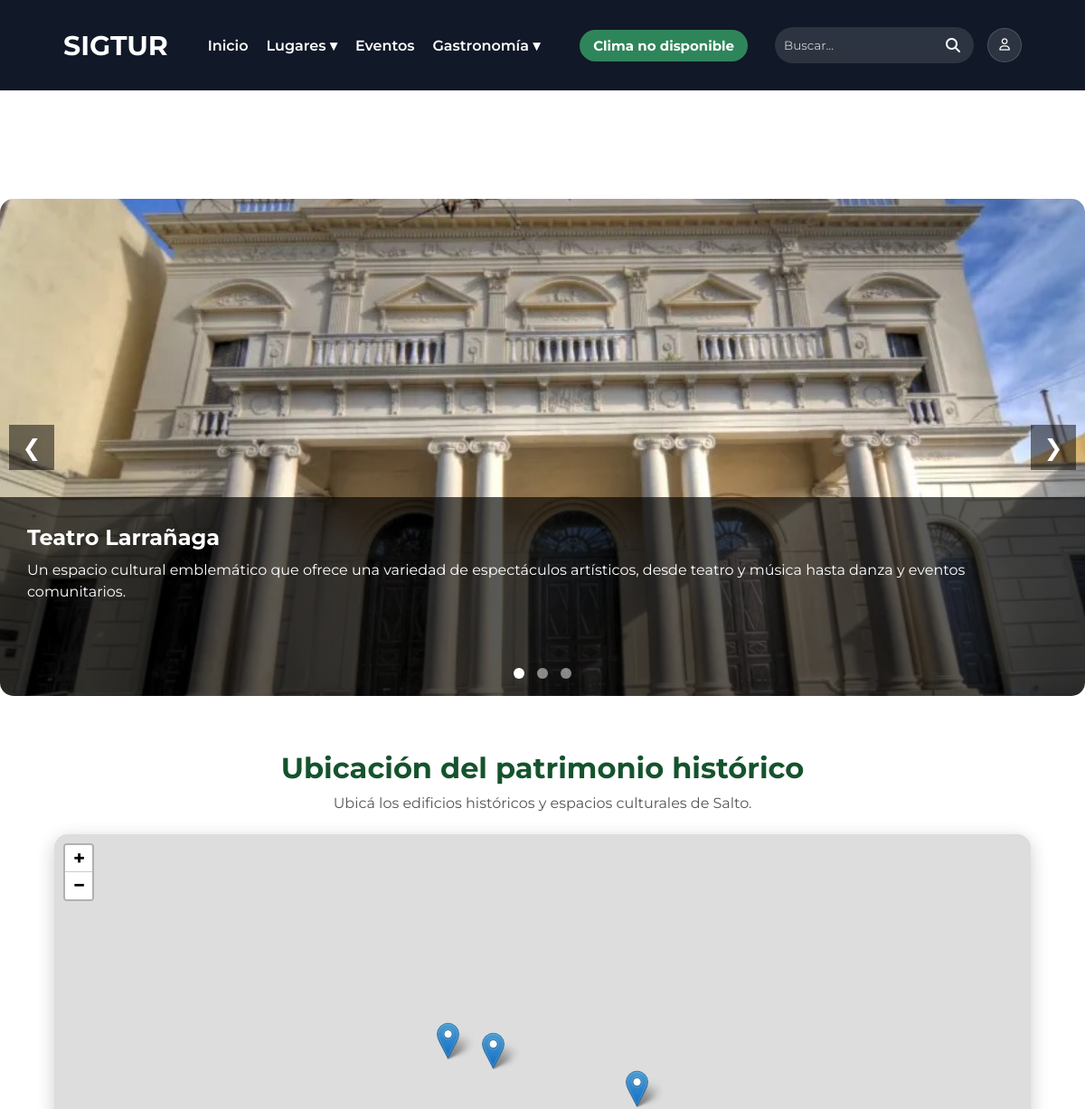
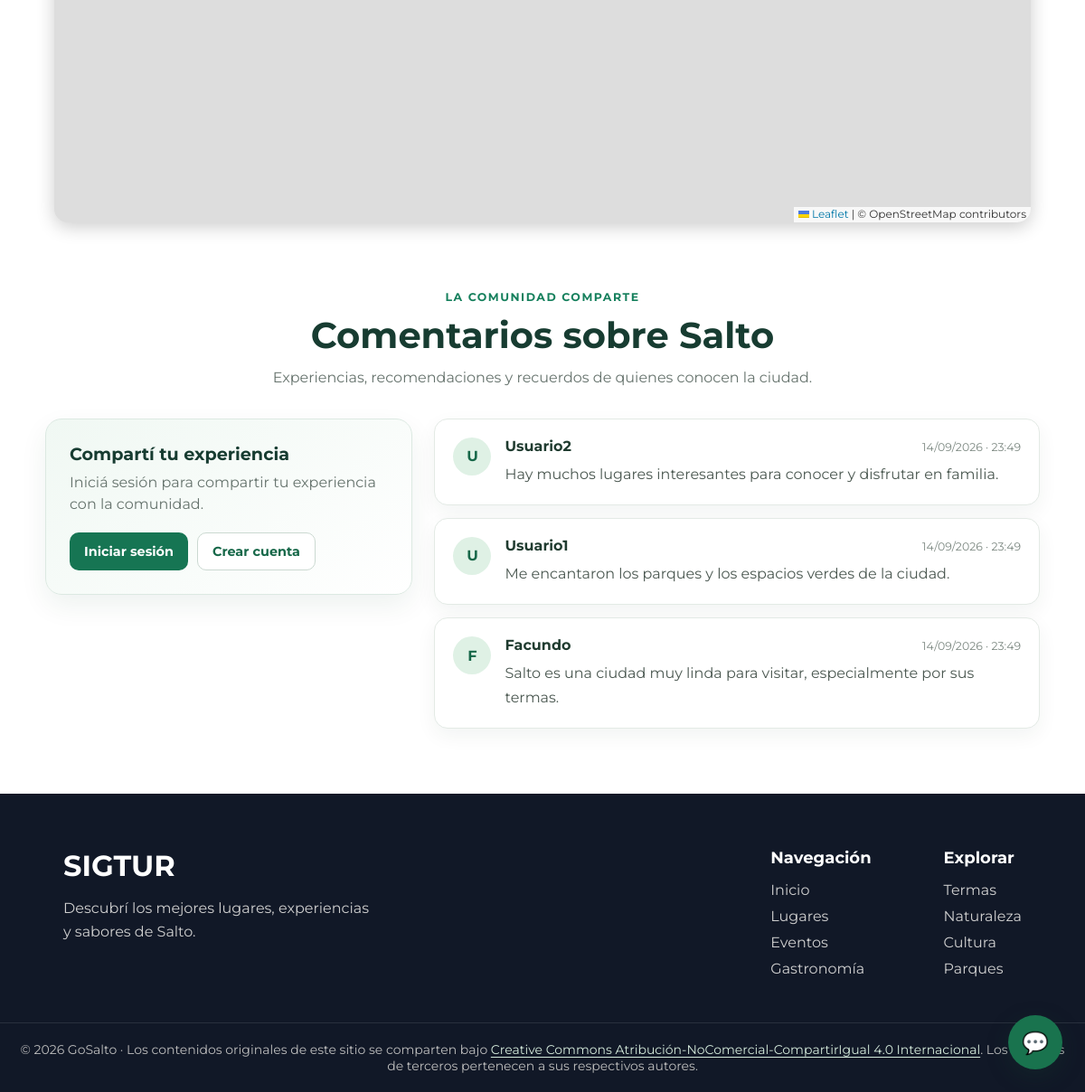
The app's page /pages/lugares/patrimonio.php with its own data (2 pictures, top to bottom).
### tables this page shows
CREATE TABLE `lugar` (
  `ID_LUGAR` int(11) NOT NULL,
  `NOMBRE` varchar(150) NOT NULL,
  `DESCRIPCION` text DEFAULT NULL,
  `DIRECCION` varchar(200) NOT NULL,
  `IMAGEN` varchar(255) DEFAULT NULL,
  `LATITUD` decimal(10,7) DEFAULT NULL,
  `LONGITUD` decimal(10,7) DEFAULT NULL
);

CREATE TABLE `comentario` (
  `ID_COMENTARIO` int(11) NOT NULL,
  `ID_USUARIO` int(11) NOT NULL,
  `COMENTARIO` text NOT NULL,
  `FECHA` datetime DEFAULT current_timestamp()
);

CREATE TABLE `usuario` (
  `ID_USUARIO` int(11) NOT NULL,
  `ID_ROL` int(11) NOT NULL,
  `NOMBRE` varchar(100) NOT NULL,
  `CONTRASENA` varchar(255) NOT NULL,
  `CORREO` varchar(150) NOT NULL
);

### config/config.php (called while the page is built, shortened)
<?php
function url($ruta)
{
    return BASE_URL . $ruta;
}
?>

### pages/lugares/patrimonio.php (the view, shortened to what this page needs)
<?php
require_once("../../conexion.php");
$sql = "SELECT
            LUGAR.ID_LUGAR,
            LUGAR.NOMBRE,
            LUGAR.DESCRIPCION,
            LUGAR.DIRECCION,
            LUGAR.IMAGEN
        FROM LUGAR
        INNER JOIN LUGAR_CATEGORIA
            ON LUGAR.ID_LUGAR = LUGAR_CATEGORIA.ID_LUGAR
        WHERE LUGAR_CATEGORIA.ID_CATEGORIA = 3";
$resultado = $conexion->query($sql);
?>
<!DOCTYPE html>
<html lang="es">
<head>
    <link rel="stylesheet" href="<?php echo '../../assets/css/var.css'; ?>">
    <link rel="stylesheet" href="<?php echo '../../assets/css/styles.css'; ?>">
    <link rel="stylesheet" href="<?php echo '../../assets/css/componentes.css'; ?>">
    <link rel="stylesheet" href="<?php echo '../../assets/css/style-secciones.css'; ?>">
    <link rel="stylesheet" href="<?php echo '../../assets/css/slider.css'; ?>">
    <link rel="stylesheet" href="<?php echo '../../assets/css/comments.css?v=3'; ?>">
    <link rel="stylesheet" href="https://cdnjs.cloudflare.com/ajax/libs/font-awesome/6.7.2/css/all.min.css">
    <?php include("../../includes/mapa-head.php"); ?>
</head>
<body>
<main class="main-content pagina-interna">
<?php include("../../includes/navbar.php"); ?>
<section class="slider-container">
    <button class="slider-btn prev">❮</button>
    <?php $primero = true; ?>
    <?php while ($patrimonio = $resultado->fetch_assoc()) { ?>
        <div class="slide <?php echo $primero ? 'active' : ''; ?>">
            <img
                src="../../<?php echo $patrimonio['IMAGEN']; ?>"
                alt="<?php echo $patrimonio['NOMBRE']; ?>"
            >
            <div class="slide-info">
                <h2>
                    <?php echo $patrimonio['NOMBRE']; ?>
                </h2>
                <p>
                    <?php echo $patrimonio['DESCRIPCION']; ?>
                </p>
            </div>
        </div>
        <?php $primero = false; ?>
    <?php } ?>
    <button class="slider-btn next">❯</button>
    <div class="slider-dots">
        <span class="dot active"></span>
        <span class="dot"></span>
        <span class="dot"></span>
    </div>
</section>
<?php include("../../includes/mapa-categoria.php"); ?>
<?php include("../../includes/comments.php"); ?>
</main>
<?php include("../../includes/footer.php"); ?>
<?php include("../../includes/chat-widget.php"); ?>
</body>
</html>

### includes/comments.php (shortened to what this page needs)
<?php
require_once(__DIR__ . "/../conexion.php");
require_once(__DIR__ . "/../config/config.php");
try {
    $resultadoComentarios = $conexion->query(
        "SELECT COMENTARIO.COMENTARIO, USUARIO.NOMBRE, COMENTARIO.FECHA
         FROM COMENTARIO
         INNER JOIN USUARIO ON COMENTARIO.ID_USUARIO = USUARIO.ID_USUARIO
         ORDER BY COMENTARIO.ID_COMENTARIO DESC"
    );
} catch (mysqli_sql_exception $error) {
    error_log("No se pudieron cargar los comentarios: " . $error->getMessage());
    $resultadoComentarios = false;
}
?>
<section class="comentarios" id="comentarios">
    <header class="comentarios-header">
        <span class="comentarios-etiqueta">La comunidad comparte</span>
        <h2>Comentarios sobre Salto</h2>
        <p>Experiencias, recomendaciones y recuerdos de quienes conocen la ciudad.</p>
    </header>
    <div class="comentarios-contenido">
        <div class="comentario-formulario">
            <h3>Compartí tu experiencia</h3>
            <?php if (isset($_SESSION['id_usuario'])) { ?>
                <p class="comentario-sesion">
                    Publicando como <strong><?= htmlspecialchars($_SESSION['nombre'] ?? 'Usuario', ENT_QUOTES, 'UTF-8') ?></strong>
                </p>
                <form action="<?= htmlspecialchars(url('pages/guardar_comentario.php'), ENT_QUOTES, 'UTF-8') ?>" method="POST">
                    <input type="hidden" name="csrf_token" value="<?= htmlspecialchars($_SESSION['csrf_comentario'], ENT_QUOTES, 'UTF-8') ?>">
                    <input type="hidden" name="return_to" value="<?= htmlspecialchars($_SERVER['REQUEST_URI'] ?? '/', ENT_QUOTES, 'UTF-8') ?>">
                    <label for="texto-comentario">Tu comentario</label>
                    <textarea
                        id="texto-comentario"
                        name="comentario"
                        maxlength="2000"
                        rows="5"
                        placeholder="¿Qué te gustó de Salto? Compartí tu recomendación..."
                        required
                    ></textarea>
                    <div class="comentario-formulario-pie">
                        <small>Hasta 2000 caracteres</small>
                        <button type="submit">Publicar comentario</button>
                    </div>
                </form>
            <?php } else { ?>
                <p>Iniciá sesión para compartir tu experiencia con la comunidad.</p>
                <div class="comentario-acceso">
                    <a href="<?= htmlspecialchars(url('pages/login.php'), ENT_QUOTES, 'UTF-8') ?>">Iniciar sesión</a>
                    <a href="<?= htmlspecialchars(url('pages/register.php'), ENT_QUOTES, 'UTF-8') ?>">Crear cuenta</a>
                </div>
            <?php } ?>
        </div>
        <div class="comentarios-lista">
            <?php if ($resultadoComentarios === false) { ?>
                <p class="comentarios-vacio">No se pudieron cargar los comentarios en este momento. Intentá nuevamente más tarde.</p>
            <?php } elseif ($resultadoComentarios->num_rows === 0) { ?>
                <p class="comentarios-vacio">Todavía no hay comentarios. ¡Sé la primera persona en compartir su experiencia!</p>
            <?php } else { ?>
                <?php while ($comentario = $resultadoComentarios->fetch_assoc()) { ?>
                    <article class="comentario">
                        <div class="comentario-avatar" aria-hidden="true">
                            <?= htmlspecialchars(mb_strtoupper(mb_substr($comentario['NOMBRE'], 0, 1, 'UTF-8'), 'UTF-8'), ENT_QUOTES, 'UTF-8') ?>
                        </div>
                        <div class="comentario-detalle">
                            <div class="comentario-meta">
                                <h3><?= htmlspecialchars($comentario['NOMBRE'], ENT_QUOTES, 'UTF-8') ?></h3>
                                <time datetime="<?= htmlspecialchars($comentario['FECHA'], ENT_QUOTES, 'UTF-8') ?>">
                                    <?= htmlspecialchars(date('d/m/Y · H:i', strtotime($comentario['FECHA'])), ENT_QUOTES, 'UTF-8') ?>
                                </time>
                            </div>
                            <p><?= nl2br(htmlspecialchars($comentario['COMENTARIO'], ENT_QUOTES, 'UTF-8')) ?></p>
                        </div>
                    </article>
                <?php } ?>
            <?php } ?>
        </div>
    </div>
</section>

### assets/css/var.css (style rules this page uses)
:root { --fuente: 'Montserrat', sans-serif; --color-principal: rgb(255, 255, 255); --color-secundario : #f5f5f5; --color-principal-texto: rgb(0, 0, 0); --color-secundario-texto : #555; --color-redes: #333; --tamaño-principal-h1: 30px; --tamaño-principal-fuente: 15px; }

### assets/css/styles.css (style rules this page uses)
* { margin: 0; padding: 0; box-sizing: border-box; font-family: var(--fuente); }
html, body { width: 100%; min-height: 100%; scroll-behavior: smooth; }
body { display: flex; flex-direction: column; min-height: 100vh; }
main { flex: 1; }
.pagina-interna { padding-top:100px; flex:1; }

### assets/css/componentes.css (style rules this page uses)
.slider-container { position: relative; max-width: 1200px; height: 550px; margin: 120px auto 40px auto; overflow: hidden; border-radius: 15px; }
.slide { display: none; width: 100%; height: 100%; position: relative; }
.slide.active { display: block; }
.slide img { width: 100%; height: 100%; object-fit: cover; }
.slide-info { position: absolute; bottom: 0; left: 0; width: 100%; height: 40%; background: rgba(0,0,0,0.65); color: white; padding: 30px; box-sizing: border-box; }
.slide-info h2 { margin-bottom: 10px; }
.slide-info p { line-height: 1.5; }
.slider-btn { position: absolute; top: 50%; transform: translateY(-50%); background: rgba(0,0,0,0.5); color: white; border: none; width: 50px; height: 50px; cursor: pointer; font-size: 25px; z-index: 100; }
.prev { left: 10px; }
.next { right: 10px; }
.slider-dots { position: absolute; bottom: 15px; width: 100%; text-align: center; z-index: 100; }
.dot { width: 12px; height: 12px; background: rgba(255,255,255,0.5); border-radius: 50%; display: inline-block; margin: 0 5px; cursor: pointer; }
.dot.active { background: white; }

### assets/css/slider.css (style rules this page uses)
.slider-container { position: relative; max-width: 1200px; height: 550px; margin: 120px auto 40px auto; overflow: hidden; border-radius: 15px; }
.slide { display: none; width: 100%; height: 100%; position: relative; }
.slide.active { display: block; }
.slide img { width: 100%; height: 100%; object-fit: cover; }
.slide-info { position: absolute; bottom: 0; left: 0; width: 100%; height: 40%; background: rgba(0,0,0,0.65); color: white; padding: 30px; box-sizing: border-box; }
.slide-info h2 { margin-bottom: 10px; }
.slide-info p { line-height: 1.5; }
.slider-btn { position: absolute; top: 50%; transform: translateY(-50%); background: rgba(0,0,0,0.5); color: white; border: none; width: 50px; height: 50px; cursor: pointer; font-size: 25px; z-index: 100; }
.prev { left: 10px; }
.next { right: 10px; }
.slider-dots { position: absolute; bottom: 15px; width: 100%; text-align: center; z-index: 100; }
.dot { width: 12px; height: 12px; background: rgba(255,255,255,0.5); border-radius: 50%; display: inline-block; margin: 0 5px; cursor: pointer; }
.dot.active { background: white; }

### records on screen
lugar: IMAGEN (picture), NOMBRE "Teatro Larrañaga", DESCRIPCION "Un espacio cultural emblemático que ofrece una variedad de espectáculos artísticos, desde teatro y música hasta danza y eventos comunitarios."
comentario: ID_USUARIO.NOMBRE "U", ID_USUARIO.NOMBRE "Usuario2", FECHA "14/09/2026 · 23:49", COMENTARIO "Hay muchos lugares interesantes para conocer y disfrutar en familia."
comentario: ID_USUARIO.NOMBRE "U", ID_USUARIO.NOMBRE "Usuario1", FECHA "14/09/2026 · 23:49", COMENTARIO "Me encantaron los parques y los espacios verdes de la ciudad."
comentario: ID_USUARIO.NOMBRE "F", ID_USUARIO.NOMBRE "Facundo", FECHA "14/09/2026 · 23:49", COMENTARIO "Salto es una ciudad muy linda para visitar, especialmente por sus termas."

### other values on screen
$tituloMapaSeguro "Ubicación del patrimonio histórico"
$descripcionMapaSegura "Ubicá los edificios históricos y espacios culturales de Salto."
